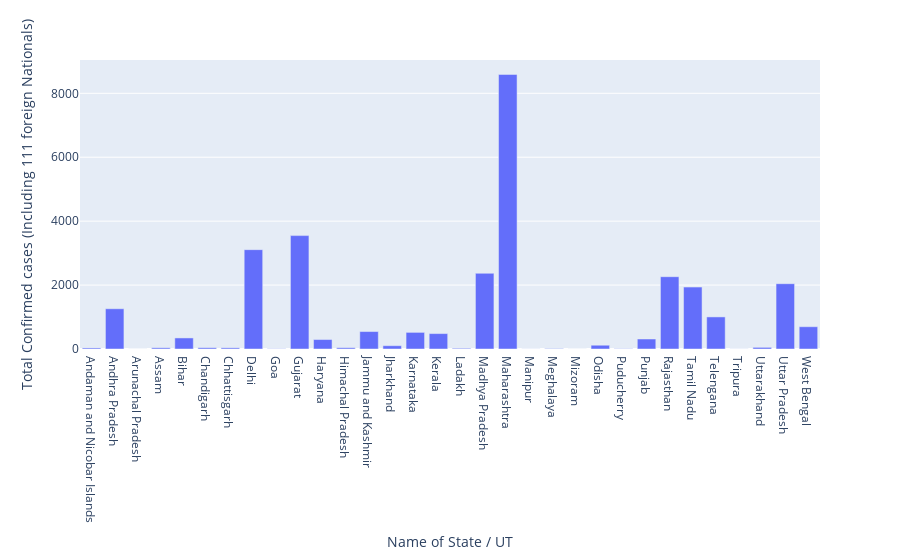

Source (notebook cell):
### Code cell
px.bar(df,x='Name of State / UT',y='Total Confirmed cases (Including 111 foreign Nationals)')

### Figure 1 — Plotly figure (JSON) as saved in the notebook; plotly's stock layout.template omitted (floating-point values rounded to 4 significant figures)
{"data": [{"alignmentgroup": "True", "hovertemplate": "Name of State / UT=%{x}<br>Total Confirmed cases (Including 111 foreign Nationals)=%{y}<extra></extra>", "legendgroup": "", "marker": {"color": "#636efa"}, "name": "", "offsetgroup": "", "orientation": "v", "showlegend": false, "textposition": "auto", "type": "bar", "x": ["Andaman and Nicobar Islands", "Andhra Pradesh", "Arunachal Pradesh", "Assam", "Bihar", "Chandigarh", "Chhattisgarh", "Delhi", "Goa", "Gujarat", "Haryana", "Himachal Pradesh", "Jammu and Kashmir", "Jharkhand", "Karnataka", "Kerala", "Ladakh", "Madhya Pradesh", "Maharashtra", "Manipur", "Meghalaya", "Mizoram", "Odisha", "Puducherry", "Punjab", "Rajasthan", "Tamil Nadu", "Telengana", "Tripura", "Uttarakhand", "Uttar Pradesh", "West Bengal"], "xaxis": "x", "y": [33, 1259, 1, 38, 346, 40, 37, 3108, 7, 3548, 296, 40, 546, 103, 520, 482, 22, 2368, 8590, 2, 12, 1, 118, 8, 313, 2262, 1937, 1004, 2, 51, 2043, 697], "yaxis": "y"}], "layout": {"barmode": "relative", "legend": {"tracegroupgap": 0}, "margin": {"t": 60}, "xaxis": {"anchor": "y", "domain": [0, 1], "title": {"text": "Name of State / UT"}}, "yaxis": {"anchor": "x", "domain": [0, 1], "title": {"text": "Total Confirmed cases (Including 111 foreign Nationals)"}}}}
